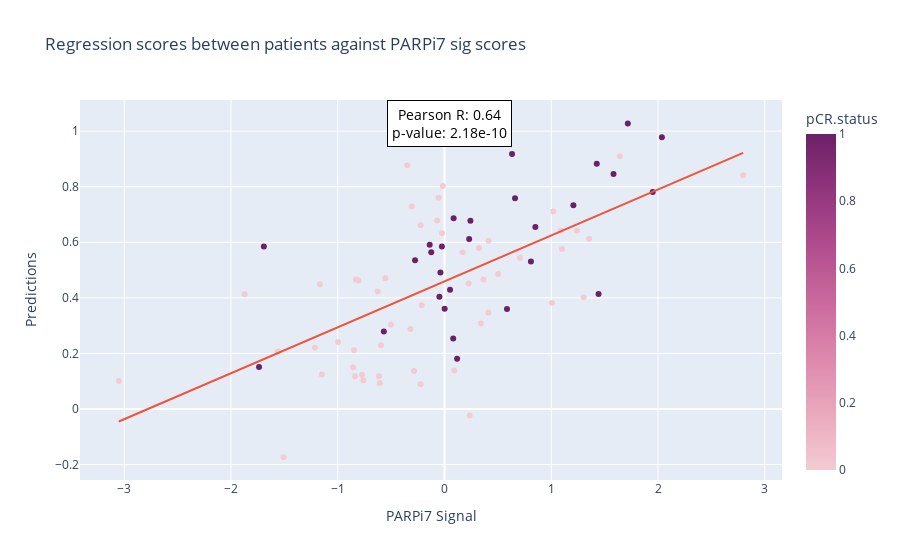

Notebook code for this chart:
### Code cell
from scipy.stats import pearsonr
import numpy as np
import plotly.express as px

# Data for plotting
x = filtered_ispy_response['PARPi7_sig.']
y = filtered_ispy_response['predictions']

# Calculate Pearson R and p-value
r_value, p_value = pearsonr(x, y)

# Create the scatter plot with an adjusted color palette
fig = px.scatter(
    filtered_ispy_response,
    x='PARPi7_sig.',
    y='predictions',
    title=f"Regression scores between patients against PARPi7 sig scores",
    labels={'PARPi7_sig.': 'PARPi7 Signal', 'predictions': 'Predictions'},
    color='pCR.status',
    trendline="ols",  # Add regression line
    color_continuous_scale='magenta'  # Use a more subtle color palette
)

# Add R value and p-value as annotation
fig.add_annotation(
    x=np.mean(x), 
    y=np.max(y),
    text=f"Pearson R: {r_value:.2f}<br>p-value: {p_value:.2e}",
    showarrow=False,
    font=dict(size=14, color="black"),
    align="center",
    bordercolor="black",
    borderwidth=1,
    borderpad=4,
    bgcolor="white",
    opacity=1.0
)

# Show the plot
fig.show()

### Figure 1 — Plotly figure (JSON) as saved in the notebook; plotly's stock layout.template omitted (floating-point values rounded to 4 significant figures)
{"data": [{"hovertemplate": "PARPi7 Signal=%{x}<br>Predictions=%{y}<br>pCR.status=%{marker.color}<extra></extra>", "legendgroup": "", "marker": {"color": [1, 1, 1, 1, 0, 0, 0, 0, 0, 0, 0, 0, 1, 0, 0, 0, 0, 0, 0, 0, 0, 1, 1, 0, 0, 0, 0, 0, 1, 1, 0, 0, 0, 0, 0, 1, 1, 1, 0, 0, 0, 0, 1, 1, 1, 0, 0, 0, 0, 0, 0, 1, 1, 0, 0, 1, 1, 0, 0, 1, 1, 1, 0, 1, 0, 0, 1, 1, 0, 0, 0, 0, 0, 1, 1, 0, 0, 0, 1, 0], "coloraxis": "coloraxis", "symbol": "circle"}, "mode": "markers", "name": "", "orientation": "v", "showlegend": false, "type": "scatter", "x": [-0.04779, 0.05193, 0.6325, 0.6603, 1.304, -0.9966, -1.15, -1.214, -0.5019, 0.4102, -0.8292, 0.3649, 2.036, 0.5027, -1.873, -0.8554, -0.6135, -0.7719, 1.355, -0.3498, 0.3409, 1.426, -0.276, -1.168, -0.8045, 0.4128, -0.2236, -0.2235, -0.03821, 1.443, 1.1, -0.5947, 0.3237, -0.7607, -0.0559, 0.1182, 0.001319, 1.207, -0.6273, 0.09212, -0.02374, -0.2131, -0.02422, 0.5853, 0.08126, -0.554, 0.2267, -0.069, -1.507, 1.642, 1.09, -0.5682, -1.692, -0.6061, 1.019, 0.2427, 1.95, -0.01586, -0.8384, -1.737, 0.2307, 1.717, -0.3192, 0.8096, 0.7065, -0.2847, 1.583, 0.8508, -1.561, 0.2353, 1.006, -0.8478, 2.797, -0.1244, -0.1388, -0.3066, 1.241, 0.1692, 0.08533, -3.05], "xaxis": "x", "y": [0.4042, 0.4292, 0.9173, 0.7584, 0.4024, 0.2414, 0.1242, 0.2209, 0.3039, 0.3475, 0.4659, 0.4662, 0.9778, 0.4855, 0.4132, 0.1503, 0.1181, 0.1233, 0.6124, 0.8771, 0.3078, 0.8828, 0.535, 0.4487, 0.4626, 0.6055, 0.6614, 0.08945, 0.491, 0.4142, 0.5754, 0.2292, 0.5797, 0.1037, 0.7598, 0.1812, 0.3611, 0.7335, 0.4225, 0.1387, 0.6323, 0.3731, 0.5848, 0.3599, 0.254, 0.4708, 0.4518, 0.678, -0.1735, 0.9095, 0.6421, 0.2794, 0.5847, 0.09363, 0.7105, 0.6771, 0.781, 0.8023, 0.1176, 0.1514, 0.6115, 1.027, 0.2876, 0.5312, 0.5445, 0.1373, 0.8454, 0.6549, 0.2068, -0.02339, 0.3811, 0.2117, 0.8411, 0.5644, 0.591, 0.7286, 0.6426, 0.5645, 0.6867, 0.1005], "yaxis": "y"}, {"hovertemplate": "<b>OLS trendline</b><br>predictions = 0.165315 * PARPi7_sig. + 0.459302<br>R<sup>2</sup>=0.405341<br><br>PARPi7 Signal=%{x}<br>Predictions=%{y} <b>(trend)</b><extra></extra>", "legendgroup": "", "marker": {"symbol": "circle"}, "mode": "lines", "name": "", "showlegend": false, "type": "scatter", "x": [-3.05, -1.873, -1.737, -1.692, -1.561, -1.507, -1.214, -1.168, -1.15, -0.9966, -0.8554, -0.8478, -0.8384, -0.8292, -0.8045, -0.7719, -0.7607, -0.6273, -0.6135, -0.6061, -0.5947, -0.5682, -0.554, -0.5019, -0.3498, -0.3192, -0.3066, -0.2847, -0.276, -0.2236, -0.2235, -0.2131, -0.1388, -0.1244, -0.069, -0.0559, -0.04779, -0.03821, -0.02422, -0.02374, -0.01586, 0.001319, 0.05193, 0.08126, 0.08533, 0.09212, 0.1182, 0.1692, 0.2267, 0.2307, 0.2353, 0.2427, 0.3237, 0.3409, 0.3649, 0.4102, 0.4128, 0.5027, 0.5853, 0.6325, 0.6603, 0.7065, 0.8096, 0.8508, 1.006, 1.019, 1.09, 1.1, 1.207, 1.241, 1.304, 1.355, 1.426, 1.443, 1.583, 1.642, 1.717, 1.95, 2.036, 2.797], "xaxis": "x", "y": [-0.04491, 0.1497, 0.1721, 0.1796, 0.2012, 0.2102, 0.2586, 0.2662, 0.2692, 0.2945, 0.3179, 0.3191, 0.3207, 0.3222, 0.3263, 0.3317, 0.3335, 0.3556, 0.3579, 0.3591, 0.361, 0.3654, 0.3677, 0.3763, 0.4015, 0.4065, 0.4086, 0.4122, 0.4137, 0.4223, 0.4224, 0.4241, 0.4364, 0.4387, 0.4479, 0.4501, 0.4514, 0.453, 0.4553, 0.4554, 0.4567, 0.4595, 0.4679, 0.4727, 0.4734, 0.4745, 0.4788, 0.4873, 0.4968, 0.4974, 0.4982, 0.4994, 0.5128, 0.5157, 0.5196, 0.5271, 0.5275, 0.5424, 0.5561, 0.5639, 0.5685, 0.5761, 0.5931, 0.6, 0.6256, 0.6278, 0.6395, 0.6411, 0.6588, 0.6645, 0.6749, 0.6833, 0.695, 0.6979, 0.721, 0.7308, 0.7431, 0.7817, 0.7959, 0.9217], "yaxis": "y"}], "layout": {"annotations": [{"align": "center", "bgcolor": "white", "bordercolor": "black", "borderpad": 4, "borderwidth": 1, "font": {"color": "black", "size": 14}, "opacity": 1, "showarrow": false, "text": "Pearson R: 0.64<br>p-value: 2.18e-10", "x": 0.04493, "y": 1.027}], "coloraxis": {"colorbar": {"title": {"text": "pCR.status"}}, "colorscale": [[0, "rgb(243, 203, 211)"], [0.1667, "rgb(234, 169, 189)"], [0.3333, "rgb(221, 136, 172)"], [0.5, "rgb(202, 105, 157)"], [0.6667, "rgb(177, 77, 142)"], [0.8333, "rgb(145, 53, 125)"], [1, "rgb(108, 33, 103)"]]}, "legend": {"tracegroupgap": 0}, "title": {"text": "Regression scores between patients against PARPi7 sig scores"}, "xaxis": {"anchor": "y", "domain": [0, 1], "title": {"text": "PARPi7 Signal"}}, "yaxis": {"anchor": "x", "domain": [0, 1], "title": {"text": "Predictions"}}}}
